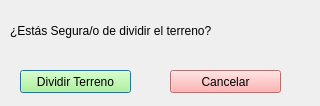
<?xml version="1.0" encoding="UTF-8"?>
<ui version="4.0">
 <class>Dialog</class>
 <widget class="QDialog" name="Dialog">
  <property name="geometry">
   <rect>
    <x>0</x>
    <y>0</y>
    <width>320</width>
    <height>106</height>
   </rect>
  </property>
  <property name="windowTitle">
   <string>Dialog</string>
  </property>
  <widget class="QLabel" name="label">
   <property name="geometry">
    <rect>
     <x>10</x>
     <y>20</y>
     <width>411</width>
     <height>21</height>
    </rect>
   </property>
   <property name="text">
    <string>¿Estás Segura/o de dividir el terreno?</string>
   </property>
  </widget>
  <widget class="QPushButton" name="btn_guardar">
   <property name="geometry">
    <rect>
     <x>20</x>
     <y>70</y>
     <width>111</width>
     <height>23</height>
    </rect>
   </property>
   <property name="styleSheet">
    <string notr="true">background-color:rgb(170, 255, 127)</string>
   </property>
   <property name="text">
    <string>Dividir Terreno</string>
   </property>
  </widget>
  <widget class="QPushButton" name="btn_cancelar">
   <property name="geometry">
    <rect>
     <x>170</x>
     <y>70</y>
     <width>111</width>
     <height>23</height>
    </rect>
   </property>
   <property name="styleSheet">
    <string notr="true">background-color:rgb(255, 155, 155)</string>
   </property>
   <property name="text">
    <string>Cancelar</string>
   </property>
  </widget>
 </widget>
 <resources/>
 <connections/>
</ui>
